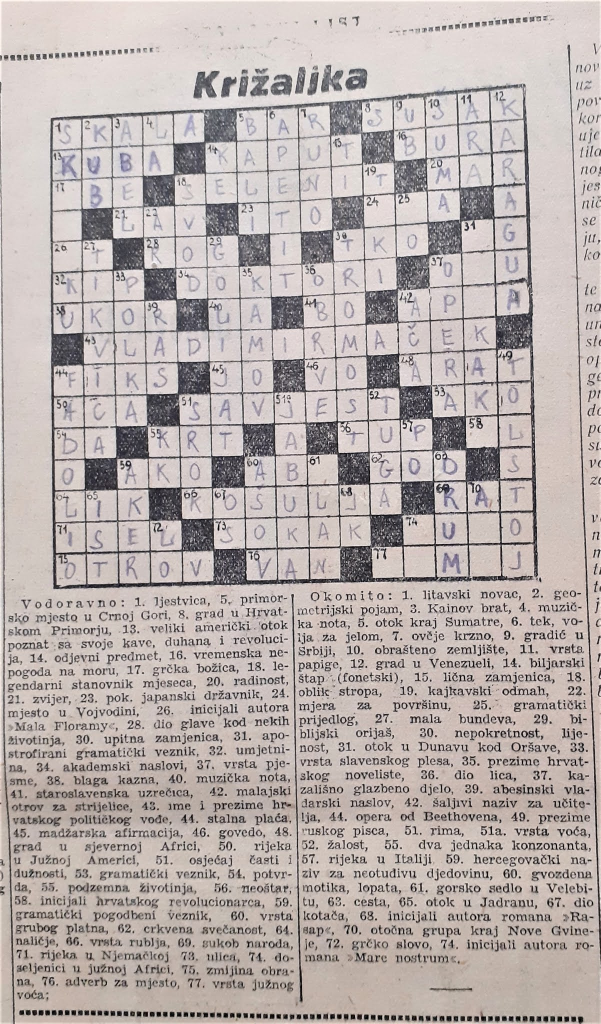
#> input picture images/crossword.jpg, 1201 x 2048 px (shown at 1/2 size)
$ jupyter execute lab4.ipynb   (shell and % lines are left out)
#> lines starting #> are read from the running program, lines starting #| are printed output that depends on the picture; after the words box and inside, x2 and y2 are one past the last pixel; in counts of white or black regions, pixels touching at a corner belong together
<a href="https://colab.research.google.com/github/ferit-osirv/lab4/blob/main/lab4.ipynb" target="_parent"></a>

# Lab 4 - Feature detection (corners, edges, Hough transform)

**This command must be run before starting to do each lab.**

[cell 1]
import numpy as np
import cv2 as cv
import matplotlib.pyplot as plt
import math

<h2>Edge Detection</h2>

When talking about images, the edge can be defined as a boundary between two regions with relatively distinct gray level properties.
Edges are pixels where the brightness function changes abruptly.
Edge detectors are a collection of very important local image preprocessing methods used to locate (sharpen) changes in the intensity function.
Different edge detection methods include Canny, Sobel, Roberts, SUSAN, Prewitt, and Deriche.

<h3>Edge Detection with Canny Edge descriptor</h3>

Canny Edge Detection is a popular edge detection algorithm.
This is a multi-step algorithm, so its successful performance, depends on few steps:

<ul>
  <li><b>Preprocessing (noise reduction)</b></li>
  Since all edge detection results are easily affected by image noise, it is essential to filter out the noise to prevent false detection caused by noise.
  To smooth the image, we will use a Gaussian filter.
  This step will slightly smooth the image to reduce the effects of obvious noise on the edge detector.
  The equation for a Gaussian filter with a kernel of size (2k+1) x (2k+1) is given with:


  As seen from the above formula, important parameters for the Gaussian filter are:
  <ul>
    <li>size of the kernel (mostly 5x5 kernel is used)</li>
    <li>and standard deviation sigma </li>
  </ul>

   <p>
  <li><b>Finding intensity gradient of the image</b></li>
  An edge in an image may point in a variety of directions, so the Canny algorithm uses filters to detect horizontal, vertical and diagonal edges in the blurred image.
  The edge detection operator (such as Roberts, Prewitt, or Sobel) returns a value for the first derivative in the horizontal direction (Gx) and the vertical direction (Gy).
  In other words, <i>the magnitude</i> of the gradient at a point in the image determines if it possibly lies on the edge or not. A high gradient magnitude means the colors are changing rapidly which implies the existence of an edge while a low gradient implies that edge is not present.
  The <i>direction</i> of the gradient shows how the edge is oriented.
  To calculate these, following formulas are used:

  Once we have the gradient magnitudes and orientations, we can get started with the actual edge detection.

 </p>

 <p>
  <li><b>Applying non-maximum suppression to get rid of spurious response to the edge detection</b></li>

  After gradient magnitude and direction are obtained, a full scan of the image is done to remove any unwanted pixels which may not constitute the edge.
  Therefore, edge thining technique known as non-maximum suppression is applied to find all those unwanted pixels.
  For this, at every pixel, the pixel is checked if it is a local maximum in its neighborhood in the direction of the gradient. Check the image below:

  <br>
  Point A is on the edge ( in the vertical direction). Gradient direction is normal to the edge. Point B and C are in gradient directions.
  So point A is checked with point B and C to see if it forms a local maximum. If so, it is considered for the next stage, otherwise, it is suppressed ( put to zero).
  In short, the result you get is a binary image with "thin edges".
</p>

  <li><b>Track edge by hysteresis </li></b>
  Finalize the detection of edges by suppressing all the other edges that are weak and not connected to strong edges.
  This stage decides which are all edges are really edges and which are not. For this, we need two threshold values, minVal, and maxVal.
  Any edges with intensity gradient more than maxVal are sure to be edges and those below minVal are sure to be non-edges, so discarded.
  Those who lie between these two thresholds are classified edges or non-edges based on their connectivity.
  If they are connected to "sure-edge" pixels, they are considered to be part of edges. Otherwise, they are also discarded. See the image below:

 <p>
    The edge A is above the maxVal, so considered as "sure-edge". Although edge C is below maxVal, it is connected to edge A, so that also considered as valid edge and we get that full curve.
    But edge B, although it is above minVal and is in the same region as that of edge C, it is not connected to any "sure-edge", so that is discarded.
    So it is very important that we have to select minVal and maxVal accordingly to get the correct result.
    This stage also removes small pixels noises on the assumption that edges are long lines. So what we finally get is strong edges in the image.
 </p>

</ul>

OpenCV implementation of Canny edge detector:

```
Function : cv2.Canny(blurred image,lower threshold,upper threshold)
Parameters are as follows :
1. blurred image : input image blurred with Gaussian 5 by 5 kernel
2. lower threshold : first threshold for the hysteresis procedure
3. upper threshold : second threshold for the hysteresis procedure
```
More information can be found at:  <a href="https://docs.opencv.org/3.0-beta/modules/imgproc/doc/feature_detection.html?highlight=cv2.canny#cv2.Canny">OpenCV cv2.Canny documentation</a>

> ### Assignment 1: Edge Detection
>
>Use the Canny edge detector on any image from the `images` directory:
>
>1. **Image Preparation:**
>   - Load the image in grayscale
>   - Apply Gaussian blur to the image
>
>2. **Edge Detection:**
>   - Apply the Canny edge detector
>   - Experiment with lower and upper threshold values (suggested range: 100-200)
>   - Adjust thresholds to achieve clear edges while minimizing noise
>
>3. **Output:**
>   - Display the original image
>   - Display the image with detected edges
>   - Document your final threshold values

<h3>Hough Transformation for Lines</h3>

When images are to be used in different areas of image analysis such as object recognition, it is important to reduce the amount of data in the image while preserving the important, characteristic, structural information. Edge detection makes it possible to reduce the amount of data in an image considerably. However the output from an edge detector is still a image described by its pixels. If lines, ellipses and so forth could be defined by their characteristic equations, the amount of data would be reduced even more.

The Hough transform was originally developed to recognize lines and has later been generalized to cover arbitrary shapes.

<ul>
<li> <b>Representation of Lines in the Hough Space</b> </li>

Lines can be represented uniquely by with parameters a and b and following equation:

Above equation is not able to represent vertical lines. Therefore, the Hough transform uses the following equation: <br>

To obtain similar equation to the first one, this can be rewritten as:

The parameters  and r is the angle of the line and the distance from the line to the origin, respectively.

All lines can be represented in this form when  </a>.

To sum up, the Hough space for lines has these two dimensions:  and r and a line is represented by a single point, corresponding to a unique set of parameters .

The line-to-point mapping is illustrated in the following image:

<p align="center">
</a><br /><br />
</p>

<li> <b>Mapping of edge points to the Hough space</b> </li>

An important concept for the Hough transform is the mapping of single points. The idea is, that a point is mapped to all lines, that can pass through that point.

This yields a sine-like line in the Hough space.  This principle is illustrated for a point as shown in following figures:

<p align="center">

</p>

On the left image transformation of a single point to a line in the Hough space is shown while on the right image
the Hough space line representation through all possible lines through the point is shown.

<li><b>The Hough Space Accumulator</b></li>

To determine the areas where most Hough space lines intersect, an accumulator covering the Hough space is used. When an edge point is transformed, bins in the accumulator is incremented
for all lines that could pass through that point. The resolution of the accumulator determines the precision with which lines can be detected.

In general, the number of dimensions of the accumulator corresponds to the number of unknown parameters in the Hough transform problem. Thus, for ellipses a 5-dimensional space is required
(the coordinates of its center, the length of its major and minor axis, and its angle). For lines 2 dimensions suffice (r and θ). This is why it is possible to visualize the content of the ac
cumulator.

[cell 2]
img = cv.imread('images/crossword.jpg')
#> img is the input picture: shape (2048, 1201, 3); mean B, G, R 172.9, 175.4, 184.7
img = cv.cvtColor(img, cv.COLOR_BGR2GRAY)
#> img: shape (2048, 1201)

plt.figure(figsize=(10, 5))

plt.subplot(1, 2, 1)
plt.imshow(img, cmap = 'gray')
plt.axis("off")
img = cv.GaussianBlur(img, (5,5), 1)

img = cv.Canny(img, 100, 150)
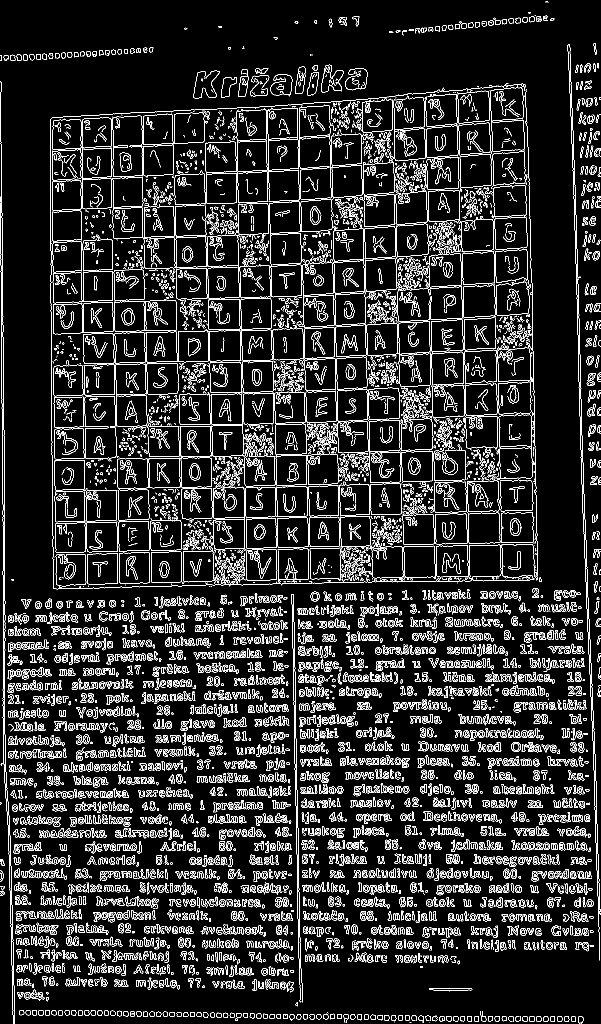
#> img: shape (2048, 1201) (shown at 1/2 size); 10.6% white in thin lines or dots
plt.subplot(1, 2, 2)
plt.imshow(img, cmap = 'gray')
plt.axis("off")
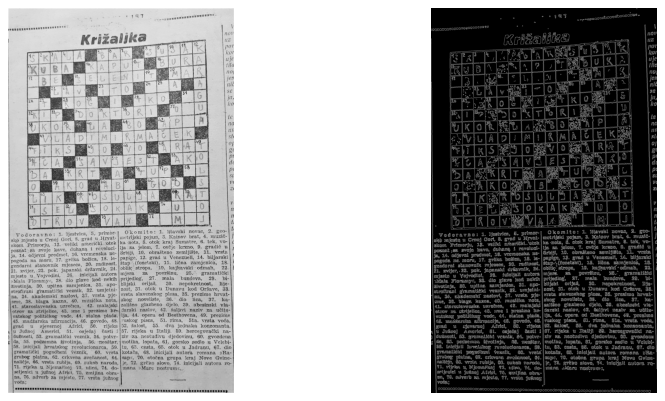
#> figure drawn by matplotlib, 2 panels

To sum up, the algorithm for detecting straight lines can be divided to the following steps:
<ul>
<li> Edge detection, e.g. using the Canny edge detector </li>
<li> Mapping of edge points to the Hough space and storage in an accumulator </li>
<li> Interpretation of the accumulator to yield lines of infinite length. The interpretation isdone by thresholding and possibly other constraints. </li>
<li> Conversion of infinite lines to finite lines. </li>
</ul>

More information about Hough Transformation for lines can be found at:  <a href="href> https://docs.opencv.org/3.0-beta/doc/py_tutorials/py_imgproc/py_houghlines/py_houghlines.html">OpenCV Hough Transform documentation</a>

OpenCV implementation of Hough Transform for lines can be found in:

```
Function : cv2.HoughLines(image with edges,rho,theta,threshold, array,srn,stn)
Parameters are as follows :
1. image with edges : input image with found edges
2. rho : distance resolution of the accumulator in pixels
3. theta : angle resolution of the accumulator in radians
4. threshold: accumulator threshold parameter. only those lines are returned that get enough votes
5. array: return an empty array with shape and type of input for storing result
6. srn: for the multi-scale Hough transform, if 0 standard Hough transform is used
7. stn: for the multi-scale Hough transform, if 0 standard Hough transform is used
```
More information can be found at:  <a href="https://docs.opencv.org/3.0-beta/modules/imgproc/doc/feature_detection.html?highlight=cv2.hough#cv2.HoughLines">OpenCV cv2.HoughLines documentation</a>

> ### Assignment 2: Hough Transform
>
> Apply the Hough transform to the image `crossword.jpg`:
>
> 1. **Edge Detection:**
>    - Apply Gaussian blur
>    - Perform Canny edge detection
>
> 2. **Hough Transform:**
>    - Apply Hough transform to the edge image
>    - Use `draw_lines` function to draw detected lines on the **original image**
>    - Example function call:
>      ```python
>      lines = cv2.HoughLines(edges, 1, math.pi/90, 200, np.array([]), 0, 0)
>      ```
>    - Start with the parameters shown above
>    - Adjust the `threshold` parameter (currently 200) to properly detect the crossword lines
>
> 3. **Output:**
>    - Display the resulting image with detected lines

[cell 3]
import math

def draw_lines(img, lines):
  a,b,c = lines.shape
  for i in range(a):
      rho = lines[i][0][0]
      theta = lines[i][0][1]
      a = math.cos(theta)
      b = math.sin(theta)
      x0, y0 = a*rho, b*rho
      pt1 = ( int(x0+1000*(-b)), int(y0+1000*(a)) )
      pt2 = ( int(x0-1000*(-b)), int(y0-1000*(a)) )
      cv.line(img, pt1, pt2, (255, 0, 0), 2, cv.LINE_AA)
  return img

[cell 4]
# Hough transform of crossword.jpg

img = cv.imread('images/crossword.jpg')
img = cv.cvtColor(img, cv.COLOR_BGR2GRAY)

img = cv.GaussianBlur(img, (5,5), 1)

img = cv.Canny(img, 100, 150)

img_lines = cv.HoughLines(img, 1, math.pi/90, 365, np.array([]), 0, 0)
#> img_lines = 15 rows, first 8: [-1132, 3.11], [-1135, 3.11], [6, 0], [105, 0], [9, 0], [-839, 3.11], [-1037, 3.11], [-584, 3.11]

img = draw_lines(img, img_lines)
#> the loop in draw_lines, `for i in range(a):` made 15 passes
#> (rho, theta, a, b, x0, y0, pt1, pt2) on passes 1 to 6: (-1132, 3.11, -0.999, 0.0349, 1131.3, -39.51, (1096, -1038), (1166, 959)), (-1135, 3.11, -0.999, 0.0349, 1134.3, -39.61, (1099, -1039), (1169, 959)), (6, 0, 1, 0, 6, 0, (6, 1000), (6, -1000)), (105, 0, 1, 0, 105, 0, (105, 1000), (105, -1000)), (9, 0, 1, 0, 9, 0, (9, 1000), (9, -1000)), (-839, 3.11, -0.999, 0.0349, 838.5, -29.28, (803, -1028), (873, 970))
#> after the loop in draw_lines, `for i in range(a):`:
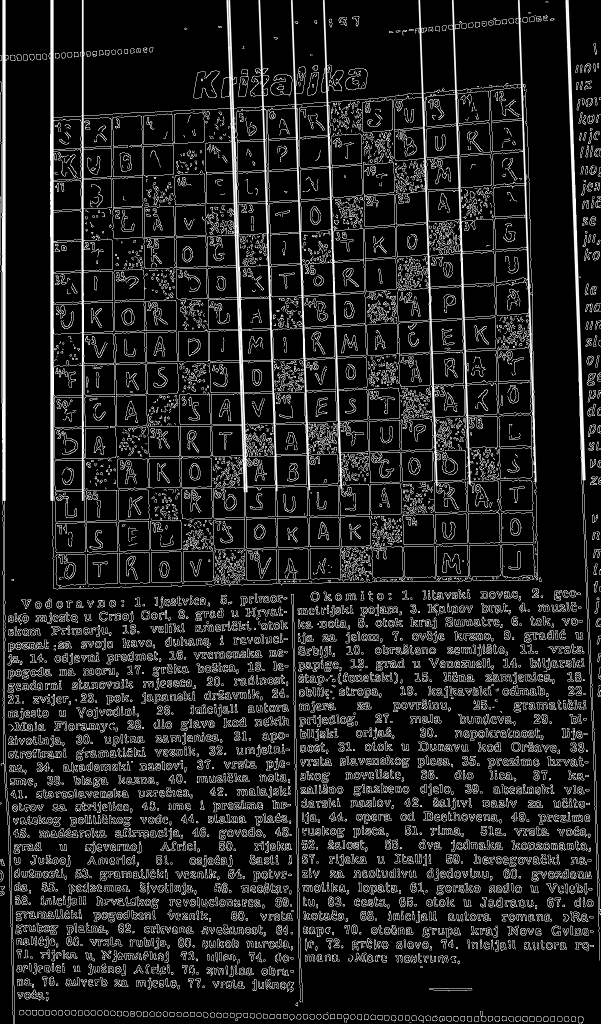
#> img: shape (2048, 1201) (shown at 1/2 size); 2.27% of pixels changed, all inside (x1, y1, x2, y2) = (4, 0, 1172, 1003)

img = cv.cvtColor(img, cv.COLOR_BGR2RGB)
#> img: shape (2048, 1201, 3)
plt.imshow(img)
plt.axis("off")

> ### Assignment 3: Hough Transform Parameter Analysis
>
> Use the same code as before, but set the `theta` parameter to `math.pi/180`. Observe the difference in which lines are detected.

[cell 5]
# Hough transform of crossword.jpg

img = cv.imread('images/crossword.jpg')
img = cv.cvtColor(img, cv.COLOR_BGR2GRAY)

img = cv.GaussianBlur(img, (5,5), 1)

img = cv.Canny(img, 100, 150)

img_lines = cv.HoughLines(img, 1, math.pi/180, 375, np.array([]), 0, 0)
#> img_lines = 42 rows, first 8: [-1132, 3.11], [-566, 3.12], [-563, 3.12], [-1135, 3.11], [6, 0], [-155, 3.12], [-218, 3.12], [-406, 3.12]

img = draw_lines(img, img_lines)
#> the loop in draw_lines (call 2), `for i in range(a):` made 42 passes
#> (rho, theta, a, b, x0, y0, pt1, pt2) on passes 1 to 6: (-1132, 3.11, -0.999, 0.0349, 1131.3, -39.51, (1096, -1038), (1166, 959)), (-566, 3.12, -1, 0.0175, 565.9, -9.88, (548, -1009), (583, 989)), (-563, 3.12, -1, 0.0175, 562.9, -9.83, (545, -1009), (580, 990)), (-1135, 3.11, -0.999, 0.0349, 1134.3, -39.61, (1099, -1039), (1169, 959)), (6, 0, 1, 0, 6, 0, (6, 1000), (6, -1000)), (-155, 3.12, -1, 0.0175, 155, -2.71, (137, -1002), (172, 997))
#> after the loop in draw_lines (call 2), `for i in range(a):`:
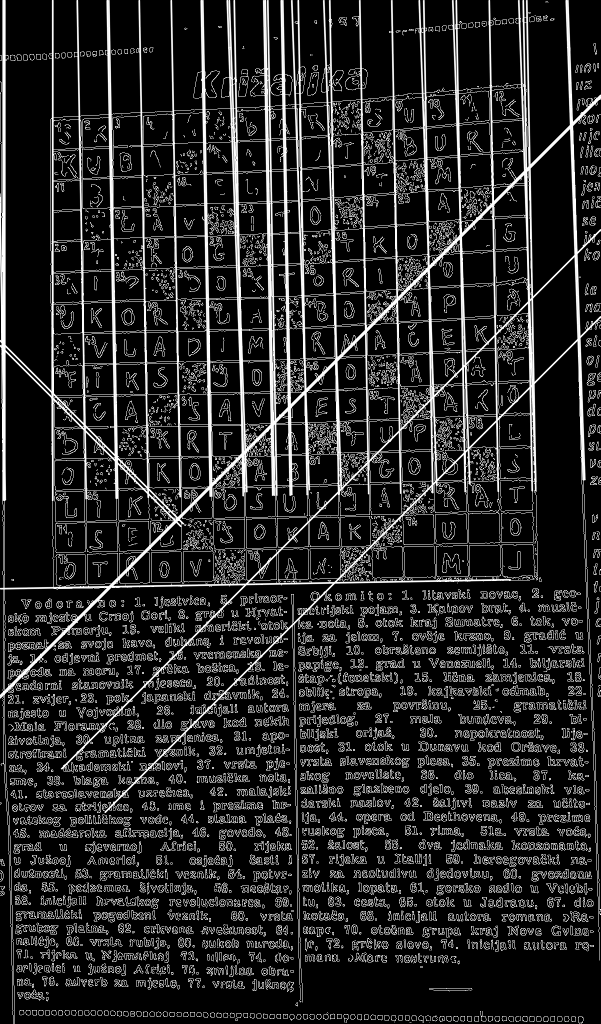
#> img: shape (2048, 1201) (shown at 1/2 size); 5.89% of pixels changed, all inside (x1, y1, x2, y2) = (0, 0, 1201, 1627)

img = cv.cvtColor(img, cv.COLOR_BGR2RGB)
#> img: shape (2048, 1201, 3)
plt.imshow(img)
plt.axis("off")

#Vise linija se detektira jer zbog veceg kuta primjecuju se linije sa manjim razlikama u kutevima

<h4>5.3. Corner Detection</h4>

Corners are locations in images where a slight shift in the location will lead to a large change in intensity in both horizontal and vertical axes.
The Harris Corner detection algorithm consist of following steps:

<ul>
<li><b>Determination of windows (small image patches) with large intensity variation</b></li>

Let a window (the center) be located at position  &nbsp; .  &nbsp;
Let the intensity of the pixel at this location be  &nbsp; .  &nbsp;
If this window slightly shifts to a new location with displacement  &nbsp; ,  &nbsp; the intensity of the pixel at this location will be
 &nbsp; .  &nbsp;

Therefore,  &nbsp;   &nbsp; will be the difference in intensities of the window shift.
For a corner, this difference will be very high.
We maximize this term by differentiating it with respect to the X and Y axes.
Let  &nbsp;   &nbsp;be the weights of pixels over a window (Rectangular or a Gaussian).
Then,  &nbsp;   &nbsp; is defined as :
<p align="center">
</a><br /><br />
</p>

Since,computing &nbsp;   &nbsp; will be computationally challenged, optimisation with Taylor series expansion (only the 1rst order)
is applyed. Some math leads us to: <br/>

. &nbsp;

And finally structure tensor is defined with :
<p align="center">
&nbsp;</a><br /><br />
</p>

<li><b>Computation of score R for each found window</b></li>
After fiding windows with large variations, selection of suitable corners is performed.
It was estimated that the eigenvalues of the matrix can be used to do this. Calculation of a score associated with each such window is given with:  <br/>

   <br/>

where &nbsp;  &nbsp; and &nbsp;
&nbsp; .  &nbsp;
Here,  &nbsp;  &nbsp; and  &nbsp;   &nbsp;
are eigenvalues of M, and k is an empirical constant.

<li><b>Applying a threshold to the score R and important corners selection</b></li>

Depending on the value of R, the window is classified as consisting of flat, edge, or a corner.
A large value of R indicates a corner, a negative value indicates an edge.
Also, in order to pick up the optimal values to indicate corners, we find the local maxima as corners within the window which is a 3 by 3 filter.

</ul>

OpenCV implementation of Harris Corner detector can be found in:

```
Function : cv2.cornerHarris(image,blocksize,ksize,k)
Parameters are as follows :
1. image : the source image in which we wish to find the corners (grayscale)
2. blocksize : size of the neighborhood in which we compare the gradient
3. ksize : aperture parameter for the Sobel() Operator (used for finding Ix and Iy)
4. k : Harris detector empirical constant parameter (used in the calculation of R)
```
More information can be found at:  <a href="https://docs.opencv.org/3.0-beta/modules/imgproc/doc/feature_detection.html?highlight=cv2.cornerharris#cv2.cornerHarris">OpenCV cv2.cornerHarris documentation</a>

> ### Assignment 4: Corner Detection
>
> Perform corner detection on the image `slike/crossword.jpg` to detect the crossword corners:
>
> 1. **Image Processing:**
>    - Load the image in **grayscale**
>    - Apply Harris corner detection using:
>      ```python
>      corners = cv.cornerHarris(img, 15, 3, 0.05)
>      ```
>
> 2. **Corner Visualization:**
>    - Set the original image to 255 wherever the `corners` image exceeds a threshold
>    - Note that `corners` will contain very small values
>    - Start with a threshold around 0.0001
>    - Reference the first lab exercises for thresholding techniques
>
> 3. **Parameter Tuning:**
>    - Experiment with `blocksize`, `k`, and threshold parameters
>    - Optimize the parameters to best highlight the crossword corners
>    - Display the resulting image

[cell 6]
img = cv.imread('images/crossword.jpg')
img = cv.cvtColor(img, cv.COLOR_BGR2GRAY)

corners = cv.cornerHarris(img, 15, 3, 0.05)
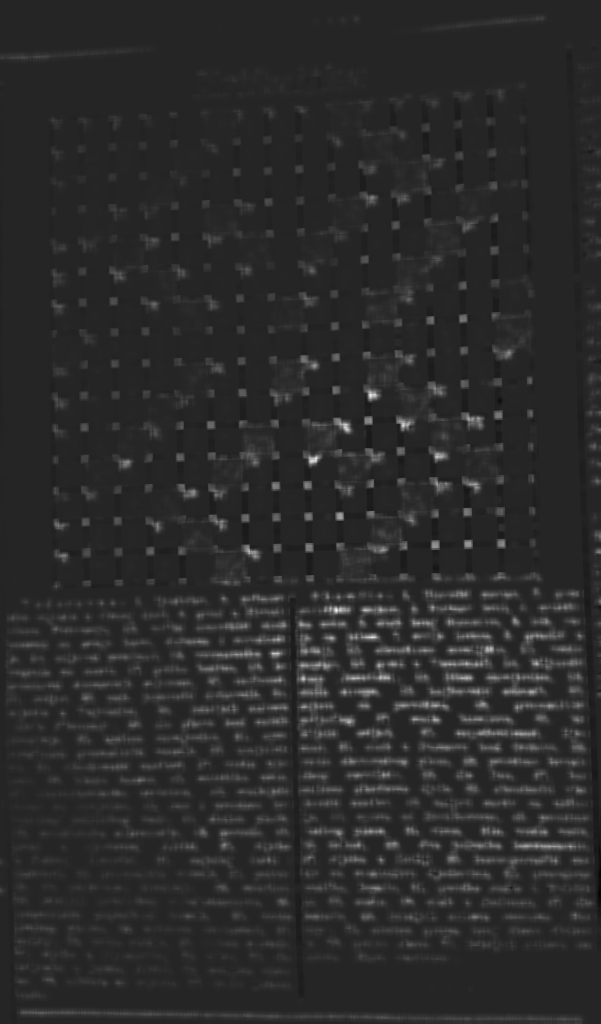
#> corners: shape (2048, 1201) float32 (shown at 1/2 size); min -0.00178, max 0.0102, mean 0.000305; drawn with min black and max white

plt.imshow(corners)
plt.axis("off")
